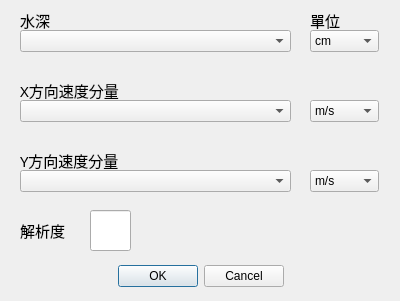
<?xml version="1.0" encoding="UTF-8"?>
<ui version="4.0">
 <class>settingDiag</class>
 <widget class="QDialog" name="settingDiag">
  <property name="geometry">
   <rect>
    <x>0</x>
    <y>0</y>
    <width>400</width>
    <height>301</height>
   </rect>
  </property>
  <property name="minimumSize">
   <size>
    <width>400</width>
    <height>301</height>
   </size>
  </property>
  <property name="maximumSize">
   <size>
    <width>400</width>
    <height>301</height>
   </size>
  </property>
  <property name="windowTitle">
   <string>設定</string>
  </property>
  <widget class="QDialogButtonBox" name="buttonBox">
   <property name="geometry">
    <rect>
     <x>30</x>
     <y>260</y>
     <width>341</width>
     <height>32</height>
    </rect>
   </property>
   <property name="orientation">
    <enum>Qt::Horizontal</enum>
   </property>
   <property name="standardButtons">
    <set>QDialogButtonBox::Cancel|QDialogButtonBox::Ok</set>
   </property>
   <property name="centerButtons">
    <bool>true</bool>
   </property>
  </widget>
  <widget class="QLabel" name="label">
   <property name="geometry">
    <rect>
     <x>20</x>
     <y>10</y>
     <width>161</width>
     <height>21</height>
    </rect>
   </property>
   <property name="font">
    <font>
     <family>PMingLiu</family>
     <pointsize>11</pointsize>
    </font>
   </property>
   <property name="text">
    <string>水深</string>
   </property>
  </widget>
  <widget class="QLabel" name="label_2">
   <property name="geometry">
    <rect>
     <x>20</x>
     <y>80</y>
     <width>131</width>
     <height>21</height>
    </rect>
   </property>
   <property name="font">
    <font>
     <family>PMingLiu</family>
     <pointsize>11</pointsize>
    </font>
   </property>
   <property name="text">
    <string>X方向速度分量</string>
   </property>
  </widget>
  <widget class="QLabel" name="label_3">
   <property name="geometry">
    <rect>
     <x>20</x>
     <y>150</y>
     <width>151</width>
     <height>21</height>
    </rect>
   </property>
   <property name="font">
    <font>
     <family>PMingLiu</family>
     <pointsize>11</pointsize>
    </font>
   </property>
   <property name="text">
    <string>Y方向速度分量</string>
   </property>
  </widget>
  <widget class="QComboBox" name="depthUnit">
   <property name="geometry">
    <rect>
     <x>310</x>
     <y>30</y>
     <width>69</width>
     <height>22</height>
    </rect>
   </property>
   <item>
    <property name="text">
     <string>cm</string>
    </property>
   </item>
   <item>
    <property name="text">
     <string>m</string>
    </property>
   </item>
   <item>
    <property name="text">
     <string>mm</string>
    </property>
   </item>
   <item>
    <property name="text">
     <string>ft.</string>
    </property>
   </item>
   <item>
    <property name="text">
     <string>in.</string>
    </property>
   </item>
  </widget>
  <widget class="QComboBox" name="xDirUnit">
   <property name="geometry">
    <rect>
     <x>310</x>
     <y>100</y>
     <width>69</width>
     <height>22</height>
    </rect>
   </property>
   <item>
    <property name="text">
     <string>m/s</string>
    </property>
   </item>
   <item>
    <property name="text">
     <string>cm/s</string>
    </property>
   </item>
   <item>
    <property name="text">
     <string>m/min</string>
    </property>
   </item>
   <item>
    <property name="text">
     <string>cm/min</string>
    </property>
   </item>
   <item>
    <property name="text">
     <string>in/s</string>
    </property>
   </item>
   <item>
    <property name="text">
     <string>in/min</string>
    </property>
   </item>
   <item>
    <property name="text">
     <string>ft/s</string>
    </property>
   </item>
   <item>
    <property name="text">
     <string>ft/min</string>
    </property>
   </item>
  </widget>
  <widget class="QComboBox" name="yDirUnit">
   <property name="geometry">
    <rect>
     <x>310</x>
     <y>170</y>
     <width>69</width>
     <height>22</height>
    </rect>
   </property>
   <item>
    <property name="text">
     <string>m/s</string>
    </property>
   </item>
   <item>
    <property name="text">
     <string>cm/s</string>
    </property>
   </item>
   <item>
    <property name="text">
     <string>m/min</string>
    </property>
   </item>
   <item>
    <property name="text">
     <string>cm/min</string>
    </property>
   </item>
   <item>
    <property name="text">
     <string>in/s</string>
    </property>
   </item>
   <item>
    <property name="text">
     <string>in/min</string>
    </property>
   </item>
   <item>
    <property name="text">
     <string>ft/s</string>
    </property>
   </item>
   <item>
    <property name="text">
     <string>ft/min</string>
    </property>
   </item>
  </widget>
  <widget class="QLabel" name="label_4">
   <property name="geometry">
    <rect>
     <x>310</x>
     <y>10</y>
     <width>61</width>
     <height>21</height>
    </rect>
   </property>
   <property name="font">
    <font>
     <family>PMingLiu</family>
     <pointsize>11</pointsize>
    </font>
   </property>
   <property name="text">
    <string>單位</string>
   </property>
  </widget>
  <widget class="QLabel" name="label_5">
   <property name="geometry">
    <rect>
     <x>20</x>
     <y>220</y>
     <width>121</width>
     <height>21</height>
    </rect>
   </property>
   <property name="font">
    <font>
     <family>PMingLiu</family>
     <pointsize>11</pointsize>
    </font>
   </property>
   <property name="text">
    <string>解析度</string>
   </property>
  </widget>
  <widget class="QLineEdit" name="lineEdit">
   <property name="geometry">
    <rect>
     <x>90</x>
     <y>210</y>
     <width>41</width>
     <height>41</height>
    </rect>
   </property>
  </widget>
  <widget class="QComboBox" name="depthAttrCombo">
   <property name="geometry">
    <rect>
     <x>20</x>
     <y>30</y>
     <width>271</width>
     <height>22</height>
    </rect>
   </property>
  </widget>
  <widget class="QComboBox" name="xDirAttrCombo">
   <property name="geometry">
    <rect>
     <x>20</x>
     <y>100</y>
     <width>271</width>
     <height>22</height>
    </rect>
   </property>
  </widget>
  <widget class="QComboBox" name="yDirAttrCombo">
   <property name="geometry">
    <rect>
     <x>20</x>
     <y>170</y>
     <width>271</width>
     <height>22</height>
    </rect>
   </property>
  </widget>
 </widget>
 <resources/>
 <connections>
  <connection>
   <sender>buttonBox</sender>
   <signal>accepted()</signal>
   <receiver>settingDiag</receiver>
   <slot>accept()</slot>
   <hints>
    <hint type="sourcelabel">
     <x>248</x>
     <y>254</y>
    </hint>
    <hint type="destinationlabel">
     <x>157</x>
     <y>274</y>
    </hint>
   </hints>
  </connection>
  <connection>
   <sender>buttonBox</sender>
   <signal>rejected()</signal>
   <receiver>settingDiag</receiver>
   <slot>reject()</slot>
   <hints>
    <hint type="sourcelabel">
     <x>316</x>
     <y>260</y>
    </hint>
    <hint type="destinationlabel">
     <x>286</x>
     <y>274</y>
    </hint>
   </hints>
  </connection>
 </connections>
</ui>
